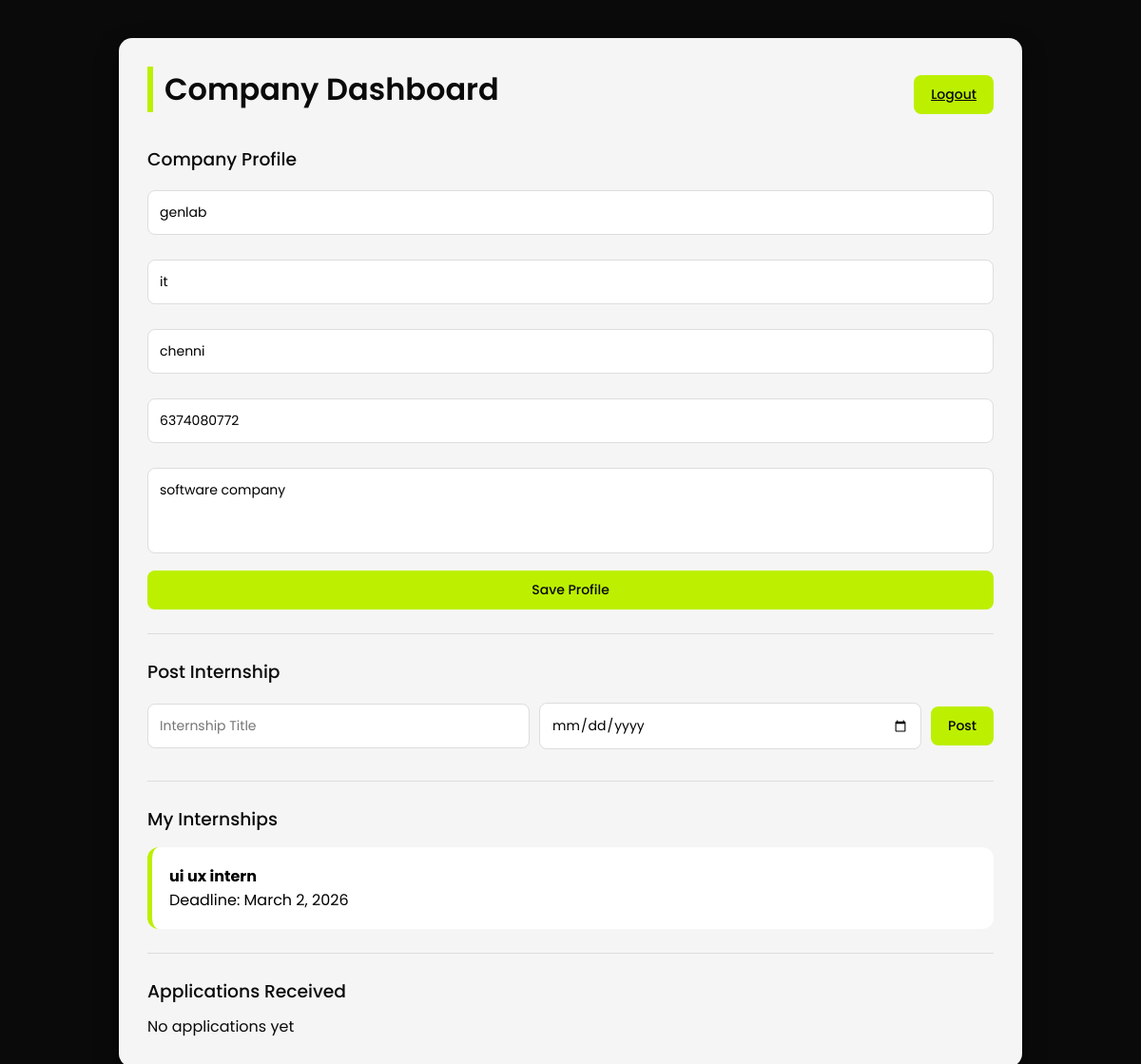
Screenshot of /company/ (signed in) with the database file from the repository.
### companies/models.py (models this page shows, shortened)
class CompanyProfile(models.Model):
    user = models.OneToOneField(User, on_delete=models.CASCADE)
    name = models.CharField(max_length=200)
    industry = models.CharField(max_length=200)
    location = models.CharField(max_length=200)
    contact = models.CharField(max_length=15)
    about = models.TextField()

### internships/models.py (models this page shows)
class Internship(models.Model):
    company = models.ForeignKey(CompanyProfile, on_delete=models.CASCADE)
    title = models.CharField(max_length=200)
    description = models.TextField()
    skills_required = models.TextField()
    location = models.CharField(max_length=200)
    deadline = models.DateField()

### companies/views.py (the view, shortened to what this page needs)
# urls.py: path("company/", company_dashboard, name="company_dashboard"),
@login_required
def company_dashboard(request):
    profile, created = CompanyProfile.objects.get_or_create(user=request.user)
    applications = Application.objects.filter(
        internship__company=profile
    ).select_related(
        "student",
        "internship",
        "internship__company"
    ).order_by("-id")
    context = {
        "profile": profile,
        "applications": applications,
    }
    return render(request, "company.html", context)

### templates/company.html (shortened to what this page needs)
{% load static %}
<!DOCTYPE html>
<html>
<head>
  <link rel="stylesheet" href="{% static 'css/style.css' %}">
</head>
<body>
<div class="container">
  <div class="header">
    <h1>Company Dashboard</h1>
    <a href="{% url 'logout' %}" class="btn">Logout</a>
  </div>
  <h3>Company Profile</h3>
  <form method="POST">
    <div class="form-group">
      <input name="name" value="{{ profile.name }}" placeholder="Company Name" required>
      <input name="industry" value="{{ profile.industry }}" placeholder="Industry">
      <input name="location" value="{{ profile.location }}" placeholder="Location">
      <input name="contact" value="{{ profile.contact }}" placeholder="Contact Number">
      <textarea name="about" placeholder="About Company">{{ profile.about }}</textarea>
      <button type="submit" name="save_profile" class="btn">
        Save Profile
      </button>
    </div>
  </form>
  <hr>
  <h3>Post Internship</h3>
  <form method="POST">
    <div class="form-group-inline">
      <input name="title" placeholder="Internship Title" required>
      <input type="date" name="deadline" required>
      <button type="submit" name="post_internship" class="btn">
        Post
      </button>
    </div>
  </form>
  <hr>
  <h3>My Internships</h3>
  {% for i in profile.internship_set.all %}
    <div class="card">
      <b>{{ i.title }}</b>
      <p>Deadline: {{ i.deadline }}</p>
    </div>
  {% empty %}
    <p>No internships posted yet</p>
  {% endfor %}
  <hr>
  <h3>Applications Received</h3>
  {% for a in applications %}
    <div class="card">
      <h4>{{ a.internship.title }}</h4>
      <p><b>Student:</b> {{ a.student.name|default:"Not provided" }}</p>
      <p><b>College:</b> {{ a.student.college|default:"-" }}</p>
      <p><b>Course:</b> {{ a.student.course|default:"-" }}</p>
      <p><b>Contact:</b> {{ a.student.contact|default:"-" }}</p>
      <p><b>Skills:</b> {{ a.student.skills|default:"-" }}</p>
      {% if a.student.resume %}
        <p>
          <a href="{{ a.student.resume.url }}" target="_blank" class="btn outline">
            View Resume
          </a>
        </p>
      {% else %}
        <p>No resume uploaded</p>
      {% endif %}
      <form method="POST">
        {% csrf_token %}
        <input type="hidden" name="app_id" value="{{ a.id }}">
        <div class="form-group-inline">
          <select name="status">
            <option value="Applied" {% if a.status == "Applied" %}selected{% endif %}>Applied</option>
            <option value="Shortlisted" {% if a.status == "Shortlisted" %}selected{% endif %}>Shortlisted</option>
            <option value="Rejected" {% if a.status == "Rejected" %}selected{% endif %}>Rejected</option>
            <option value="Selected" {% if a.status == "Selected" %}selected{% endif %}>Selected</option>
          </select>
          <button type="submit" name="update_status" class="btn">
            Update
          </button>
        </div>
      </form>
    </div>
  {% empty %}
    <p>No applications yet</p>
  {% endfor %}
</div>
</body>
</html>

### static/css/style.css (style rules this page uses)
:root { --black: #0A0A0A; --white: #F5F5F5; --accent: #BCF000; }
* { margin: 0; padding: 0; box-sizing: border-box; font-family: 'Poppins', sans-serif; }
body { background: var(--black); color: var(--white); }
.container { max-width: 950px; margin: 40px auto; background: var(--white); color: var(--black); padding: 30px; border-radius: 14px; box-shadow: 0 10px 25px rgba(0,0,0,0.35); }
.header { display: flex; justify-content: space-between; align-items: center; margin-bottom: 25px; }
h1 { margin-bottom: 10px; font-weight: 600; border-left: 6px solid var(--accent); padding-left: 12px; }
h3 { margin: 20px 0 10px; font-weight: 500; }
input, textarea, select { width: 100%; padding: 12px; margin: 8px 0; border-radius: 8px; border: 1px solid #ddd; background: #fff; color: #000; font-size: 14px; }
textarea { resize: none; height: 90px; }
.btn { background: var(--accent); color: var(--black); border: none; padding: 10px 18px; border-radius: 8px; cursor: pointer; font-size: 14px; font-weight: 500; transition: 0.3s; }
.card { background: #ffffff; color: #000; padding: 18px; border-radius: 12px; margin-top: 15px; border-left: 5px solid var(--accent); }
hr { margin: 25px 0; border: none; border-top: 1px solid #ddd; }
.form-group { display: flex; flex-direction: column; gap: 10px; }
.form-group-inline { display: flex; gap: 10px; align-items: center; }
.form-group-inline input { flex: 1; }

### rows the page displays
CompanyProfile: name "genlab", industry "it", location "chenni", contact "6374080772", about "software company"
Internship: title "ui ux intern", deadline "March 2, 2026"
